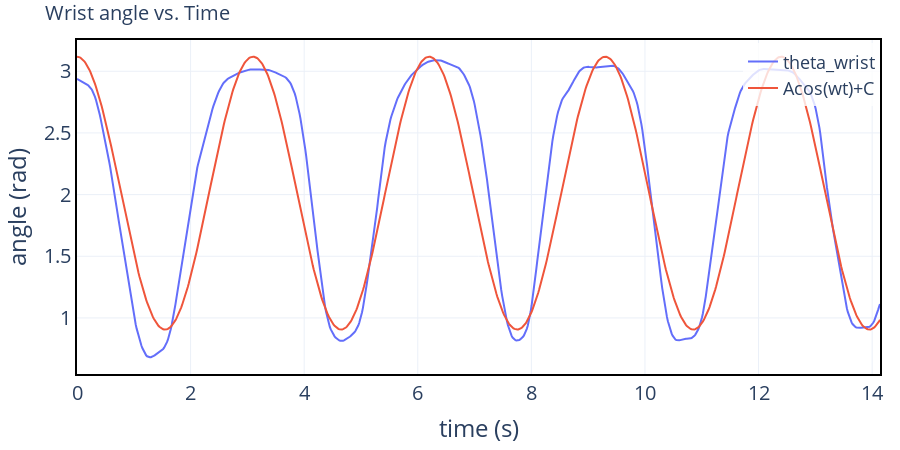

Notebook code for this chart:
### Code cell
show_multiple_with_estetica(df['time'], [(df['theta_wrist'], 'theta_wrist'), (g_probable, 'Acos(wt)+C')], x_name = 'time (s)', y_name = 'angle (rad)', title = 'Wrist angle vs. Time')

### Figure 1 — Plotly figure (JSON) as saved in the notebook; plotly's stock layout.template omitted (floating-point values rounded to 4 significant figures; data arrays with more than 128 entries replaced by an {"elided": "..."} marker saying what was removed)
{"data": [{"mode": "lines", "name": "theta_wrist", "type": "scatter", "x": {"elided": "849 float values"}, "y": {"elided": "849 float values"}}, {"mode": "lines", "name": "Acos(wt)+C", "type": "scatter", "x": {"elided": "849 float values"}, "y": {"elided": "849 float values"}}], "layout": {"autosize": false, "font": {"size": 20}, "height": 450, "legend": {"bgcolor": "rgba(255,255,255,0.8)", "font": {"size": 18}, "orientation": "v", "x": 1, "xanchor": "right", "y": 0.99, "yanchor": "top"}, "margin": {"b": 20, "l": 20, "r": 20, "t": 40}, "plot_bgcolor": "white", "title": {"font": {"size": 20}, "text": "Wrist angle vs. Time"}, "width": 900, "xaxis": {"linecolor": "black", "linewidth": 2, "mirror": true, "showgrid": true, "showline": true, "title": {"text": "time (s)"}}, "yaxis": {"linecolor": "black", "linewidth": 2, "mirror": true, "showgrid": true, "showline": true, "title": {"text": "angle (rad)"}}}}
